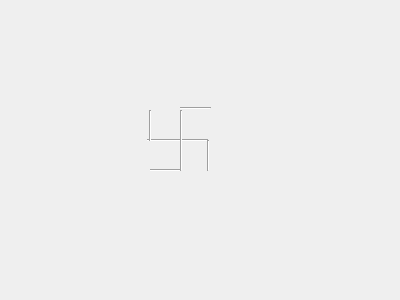
<?xml version="1.0" encoding="UTF-8"?>
<ui version="4.0">
 <class>editorTab</class>
 <widget class="QWidget" name="editorTab">
  <property name="geometry">
   <rect>
    <x>0</x>
    <y>0</y>
    <width>400</width>
    <height>300</height>
   </rect>
  </property>
  <property name="windowTitle">
   <string>Form</string>
  </property>
  <layout class="QGridLayout" name="gridLayout"/>
  <widget class="Line" name="line">
   <property name="geometry">
    <rect>
     <x>147</x>
     <y>130</y>
     <width>61</width>
     <height>20</height>
    </rect>
   </property>
   <property name="orientation">
    <enum>Qt::Horizontal</enum>
   </property>
  </widget>
  <widget class="Line" name="line_2">
   <property name="geometry">
    <rect>
     <x>180</x>
     <y>110</y>
     <width>3</width>
     <height>61</height>
    </rect>
   </property>
   <property name="orientation">
    <enum>Qt::Vertical</enum>
   </property>
  </widget>
  <widget class="Line" name="line_3">
   <property name="geometry">
    <rect>
     <x>180</x>
     <y>100</y>
     <width>31</width>
     <height>16</height>
    </rect>
   </property>
   <property name="orientation">
    <enum>Qt::Horizontal</enum>
   </property>
  </widget>
  <widget class="Line" name="line_4">
   <property name="geometry">
    <rect>
     <x>150</x>
     <y>160</y>
     <width>31</width>
     <height>20</height>
    </rect>
   </property>
   <property name="orientation">
    <enum>Qt::Horizontal</enum>
   </property>
  </widget>
  <widget class="Line" name="line_5">
   <property name="geometry">
    <rect>
     <x>140</x>
     <y>110</y>
     <width>20</width>
     <height>31</height>
    </rect>
   </property>
   <property name="orientation">
    <enum>Qt::Vertical</enum>
   </property>
  </widget>
  <widget class="Line" name="line_6">
   <property name="geometry">
    <rect>
     <x>200</x>
     <y>140</y>
     <width>16</width>
     <height>31</height>
    </rect>
   </property>
   <property name="orientation">
    <enum>Qt::Vertical</enum>
   </property>
  </widget>
 </widget>
 <resources/>
 <connections/>
</ui>
